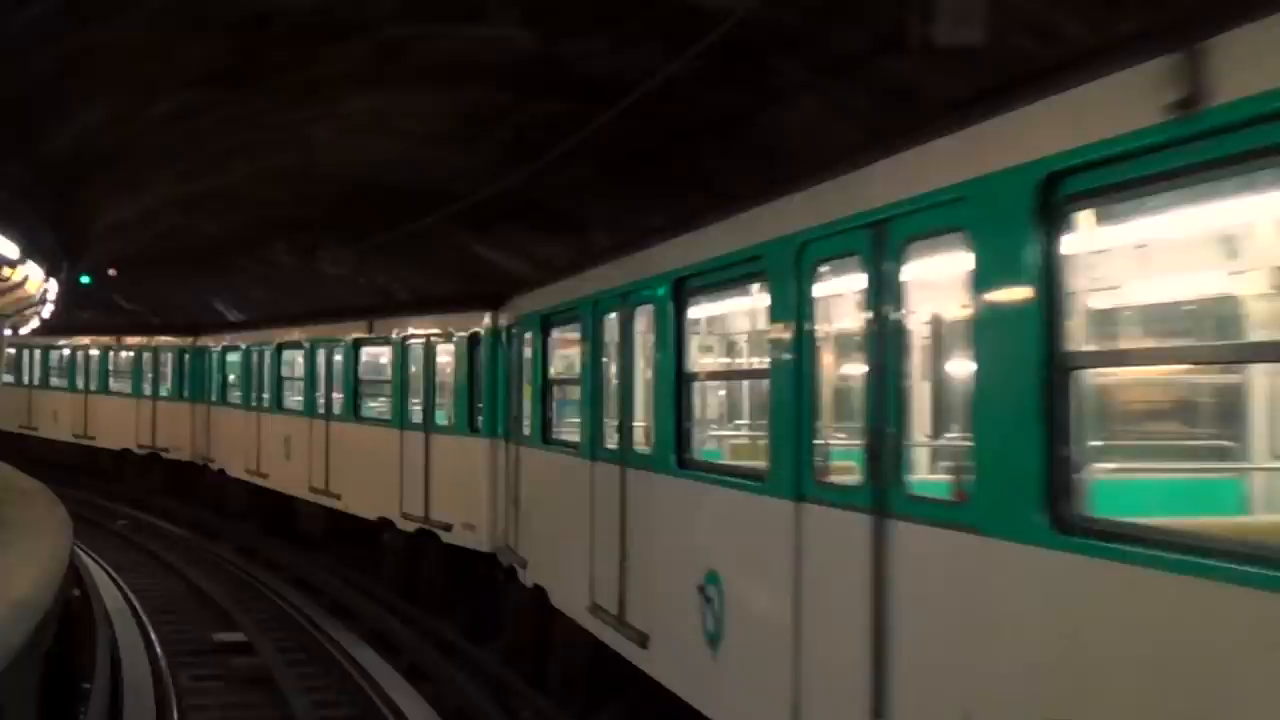
#> input picture frame 0 of PTI/src/util/input/m6_test.mp4, 1280 x 720 px, given in place of 13-mermoz1.mp4, which was not available
$ python preprocess.py
#> lines starting #> are read from the running program, lines starting #| are printed output that depends on the picture; pictures that were not available may be replaced by others from this repository, and a replacement may not be noted
####################################################################################################
# File name: video_to_frames.py
# Created by: Challenge group
# Date created: 11/01/2018
# Date last modified: 11/01/2018
# Description: Convert a video into a set of frames in the output folder given the sampling time in
# ms, then process these frames to provide the Darknet network the right input in terms of size,
# resolution and ROI.
####################################################################################################

import sys

import cv2
import imutils
import numpy as np

####################################################################################################
# Video to preprocess
video_source_path = "input/13-mermoz1.mp4"

# Cropping attributes
margin_start = 100
margin_end = 0
margin_bottom = 350
margin_top = 500
####################################################################################################


def extract_image_one_fps(source_path):
#> called with source_path = 'input/13-mermoz1.mp4'
    video = cv2.VideoCapture(source_path)

    video_capture = cv2.VideoCapture()
    if not video_capture.open(source_path):
        print >> sys.stderr, 'Error: Cannot open video file ' + source_path
        return

    count = 0
    success = True

    # Relative position of the video file: 0 - start of the film, 1 - end of the film.
    video.set(cv2.CAP_PROP_POS_AVI_RATIO, 1)

    # Current position of the video file in milliseconds.
    video_size_ms = video.get(cv2.CAP_PROP_POS_MSEC)

    # Sampling in ms
    sampling = 500
    print(video_size_ms)

    while success and (count * sampling) < video_size_ms:
        # Current position of the video file in milliseconds.
        video.set(cv2.CAP_PROP_POS_MSEC, (count * sampling))
        success, image = video.read()
#> image is the input picture: shape (720, 1280, 3); mean B, G, R 51.1, 61, 59.8

        # Stop when last frame is identified
        image_last = cv2.imread("frame{}.png".format(count - 1))
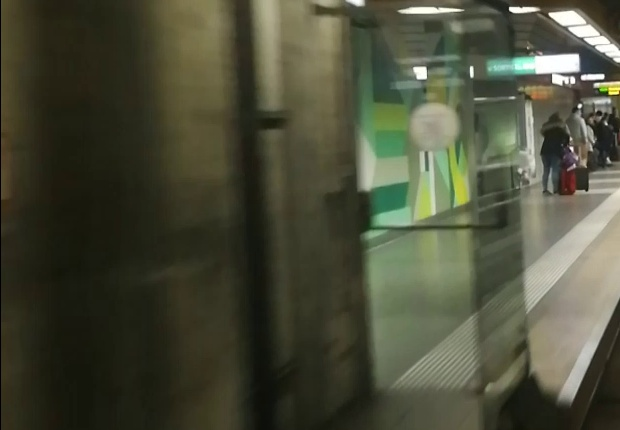
#> input picture PTI/src/preprocess/output/frame-1.jpg, 620 x 430 px, given in place of frame-1.png, which was not available
#> image_last is the input picture: shape (430, 620, 3); mean B, G, R 57.4, 76.6, 74.7
        if np.array_equal(image, image_last):
            break
        width = image.shape[0]
#> width = 720
        height = image.shape[1]
#> height = 1280

        # Crop the image
        image = image[margin_end:(width - margin_start), margin_top:(height - margin_bottom)]
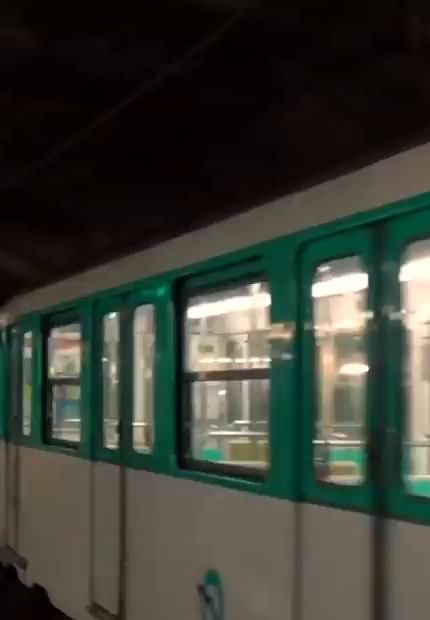
#> image: shape (620, 430, 3); mean B, G, R 52.8, 62, 58.7

        # Rotate the image
        image = imutils.rotate_bound(image, 90)
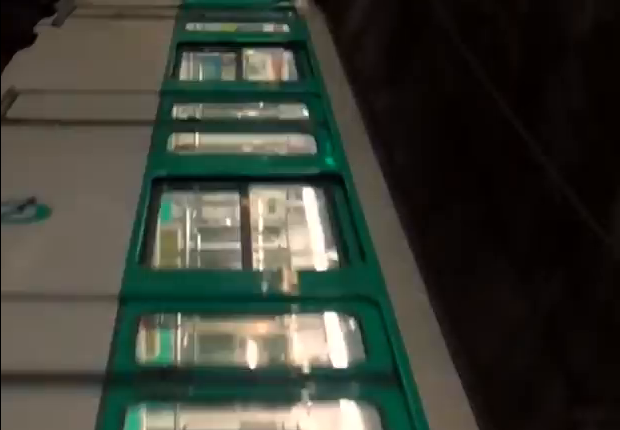
#> image: shape (430, 620, 3); mean B, G, R 52.8, 62, 58.7

        # Save frame as PNG file
        cv2.imwrite("output/frame-%d.jpg" % count, image)
        count += 1


extract_image_one_fps(video_source_path)

$ run again, starting later in the video
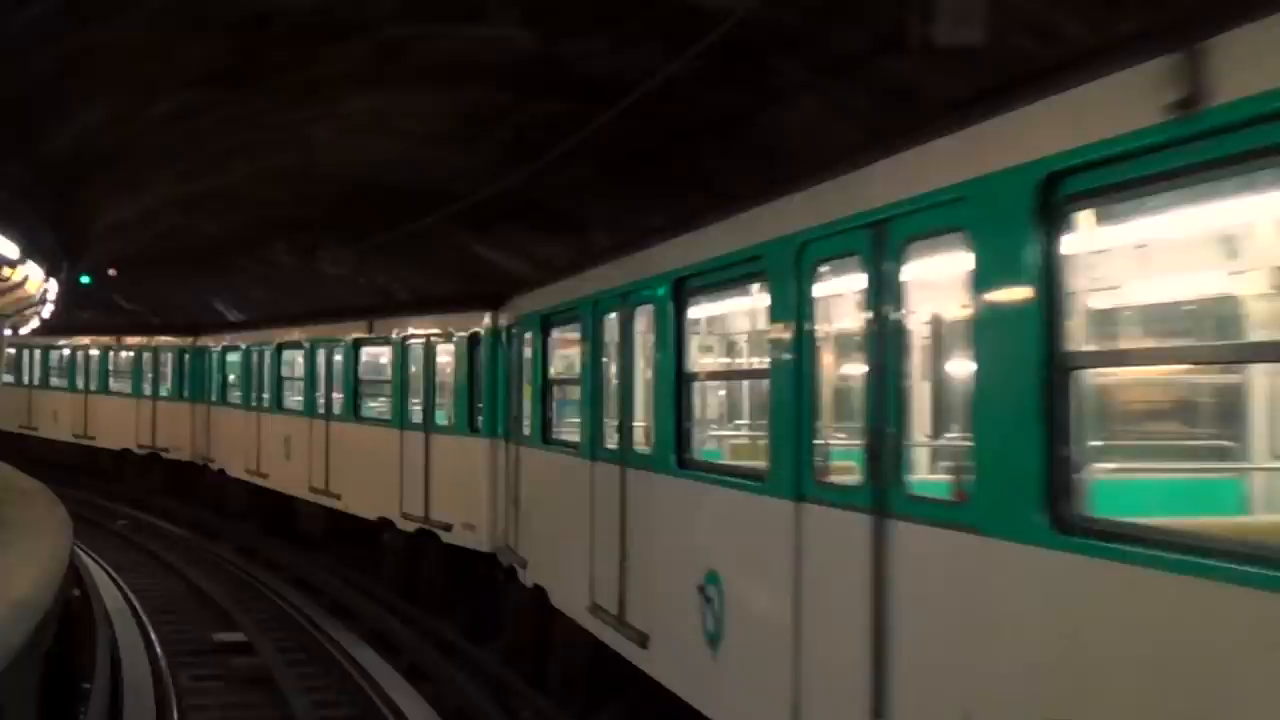
#> input picture frame 0 of PTI/src/util/input/m6_test.mp4, 1280 x 720 px, given in place of 13-mermoz1.mp4, which was not available
#> in extract_image_one_fps, image is the input picture: shape (720, 1280, 3); mean B, G, R 51.1, 61, 59.8
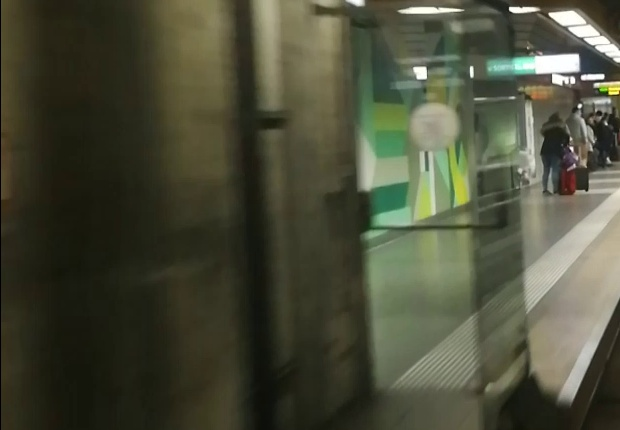
#> input picture PTI/src/preprocess/output/frame-1.jpg, 620 x 430 px, given in place of frame-1.png, which was not available
#> in extract_image_one_fps, image_last is the input picture: shape (430, 620, 3); mean B, G, R 57.4, 76.6, 74.7

$ run again, starting later in the video
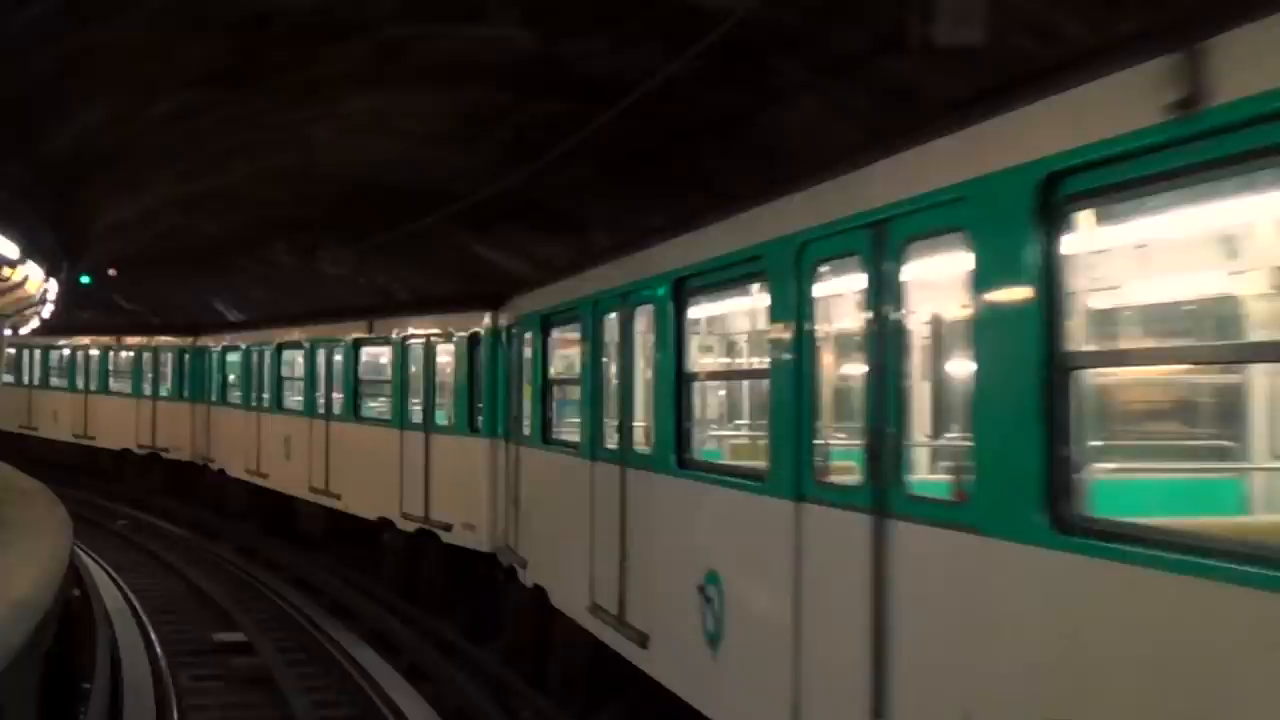
#> input picture frame 0 of PTI/src/util/input/m6_test.mp4, 1280 x 720 px, given in place of 13-mermoz1.mp4, which was not available
#> in extract_image_one_fps, image is the input picture: shape (720, 1280, 3); mean B, G, R 51.1, 61, 59.8
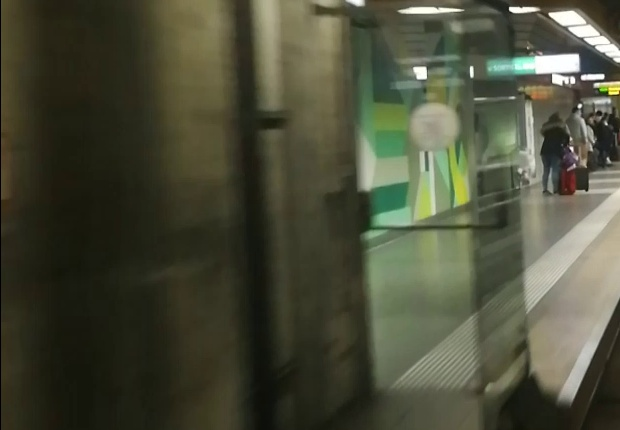
#> input picture PTI/src/preprocess/output/frame-1.jpg, 620 x 430 px, given in place of frame-1.png, which was not available
#> in extract_image_one_fps, image_last is the input picture: shape (430, 620, 3); mean B, G, R 57.4, 76.6, 74.7
